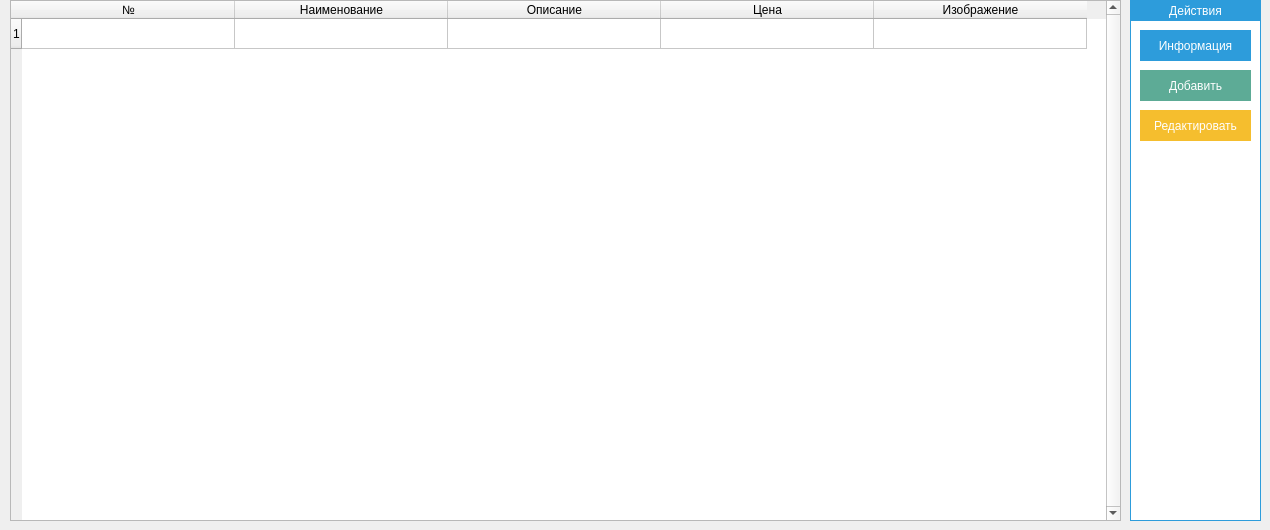
    <widget class="QWidget" name="tab">
     <attribute name="title">
      <string>Tab 1</string>
     </attribute>
     <widget class="QFrame" name="frame_2">
      <property name="geometry">
       <rect>
        <x>1130</x>
        <y>0</y>
        <width>131</width>
        <height>521</height>
       </rect>
      </property>
      <property name="styleSheet">
       <string notr="true">background: #fff;
border: 1px solid #2D9CDB;
box-sizing: border-box;</string>
      </property>
      <property name="frameShape">
       <enum>QFrame::StyledPanel</enum>
      </property>
      <property name="frameShadow">
       <enum>QFrame::Raised</enum>
      </property>
      <widget class="QLabel" name="doLabel">
       <property name="geometry">
        <rect>
         <x>0</x>
         <y>0</y>
         <width>131</width>
         <height>21</height>
        </rect>
       </property>
       <property name="font">
        <font>
         <family>Arial</family>
         <weight>50</weight>
         <italic>false</italic>
         <bold>false</bold>
        </font>
       </property>
       <property name="styleSheet">
        <string notr="true">background:#2D9CDB;
color: #fff;
</string>
       </property>
       <property name="text">
        <string>Действия</string>
       </property>
       <property name="textFormat">
        <enum>Qt::MarkdownText</enum>
       </property>
       <property name="alignment">
        <set>Qt::AlignCenter</set>
       </property>
      </widget>
      <widget class="QPushButton" name="udateProdButton">
       <property name="geometry">
        <rect>
         <x>10</x>
         <y>110</y>
         <width>111</width>
         <height>31</height>
        </rect>
       </property>
       <property name="font">
        <font>
         <family>Arial</family>
        </font>
       </property>
       <property name="styleSheet">
        <string notr="true">QPushButton{
background: #F5BE2E;
border:none;
line-height: 14px;
color: #fff;}
QPushButton:hover{
background: #F5CE32;
}
QPushButton:pressed{
background:  #F5BE2E;
}</string>
       </property>
       <property name="text">
        <string>Редактировать</string>
       </property>
      </widget>
      <widget class="QPushButton" name="addProdButton">
       <property name="geometry">
        <rect>
         <x>10</x>
         <y>70</y>
         <width>111</width>
         <height>31</height>
        </rect>
       </property>
       <property name="font">
        <font>
         <family>Arial</family>
        </font>
       </property>
       <property name="styleSheet">
        <string notr="true">QPushButton{
background: #5DAB96;
border:none;
line-height: 14px;
color: #fff;}
QPushButton:hover{
background: #3BAD8C;
}
QPushButton:pressed{
background:  #5DAB96;
}</string>
       </property>
       <property name="text">
        <string>Добавить</string>
       </property>
      </widget>
      <widget class="QPushButton" name="infoProdButton">
       <property name="geometry">
        <rect>
         <x>10</x>
         <y>30</y>
         <width>111</width>
         <height>31</height>
        </rect>
       </property>
       <property name="font">
        <font>
         <family>Arial</family>
        </font>
       </property>
       <property name="styleSheet">
        <string notr="true">QPushButton{
background: #2D9CDB;
border:none;
line-height: 14px;
color: #fff;}
QPushButton:hover{
background: #005da7;
}
QPushButton:pressed{
background:  #2D9CDB;
}</string>
       </property>
       <property name="text">
        <string>Информация</string>
       </property>
      </widget>
     </widget>
     <widget class="QTableWidget" name="tableProdWidget">
      <property name="geometry">
       <rect>
        <x>10</x>
        <y>0</y>
        <width>1111</width>
        <height>521</height>
       </rect>
      </property>
      <property name="minimumSize">
       <size>
        <width>1111</width>
        <height>0</height>
       </size>
      </property>
      <property name="maximumSize">
       <size>
        <width>1111</width>
        <height>521</height>
       </size>
      </property>
      <property name="font">
       <font>
        <family>Arial</family>
       </font>
      </property>
      <property name="styleSheet">
       <string notr="true">QTableWidget{
	background-color: #fff;
	border: none
}

QHeaderView::section{
	background-color: #2D9CDB;
 	border: none;
	height: 40px;
	padding-left: 10px;
	color: #fff;
}
QTableWidget::section{
	background-color: #2D9CDB
}
border-style: none
background-color: #fff;</string>
      </property>
      <property name="frameShape">
       <enum>QFrame::StyledPanel</enum>
      </property>
      <property name="frameShadow">
       <enum>QFrame::Plain</enum>
      </property>
      <property name="verticalScrollBarPolicy">
       <enum>Qt::ScrollBarAlwaysOn</enum>
      </property>
      <property name="horizontalScrollBarPolicy">
       <enum>Qt::ScrollBarAsNeeded</enum>
      </property>
      <property name="sizeAdjustPolicy">
       <enum>QAbstractScrollArea::AdjustIgnored</enum>
      </property>
      <property name="editTriggers">
       <set>QAbstractItemView::NoEditTriggers</set>
      </property>
      <property name="tabKeyNavigation">
       <bool>false</bool>
      </property>
      <property name="showDropIndicator" stdset="0">
       <bool>false</bool>
      </property>
      <property name="dragDropOverwriteMode">
       <bool>false</bool>
      </property>
      <property name="defaultDropAction">
       <enum>Qt::MoveAction</enum>
      </property>
      <property name="selectionMode">
       <enum>QAbstractItemView::SingleSelection</enum>
      </property>
      <property name="selectionBehavior">
       <enum>QAbstractItemView::SelectRows</enum>
      </property>
      <property name="textElideMode">
       <enum>Qt::ElideRight</enum>
      </property>
      <property name="verticalScrollMode">
       <enum>QAbstractItemView::ScrollPerPixel</enum>
      </property>
      <property name="horizontalScrollMode">
       <enum>QAbstractItemView::ScrollPerPixel</enum>
      </property>
      <property name="showGrid">
       <bool>true</bool>
      </property>
      <property name="gridStyle">
       <enum>Qt::SolidLine</enum>
      </property>
      <property name="sortingEnabled">
       <bool>true</bool>
      </property>
      <property name="wordWrap">
       <bool>true</bool>
      </property>
      <property name="cornerButtonEnabled">
       <bool>true</bool>
      </property>
      <property name="rowCount">
       <number>1</number>
      </property>
      <property name="columnCount">
       <number>5</number>
      </property>
      <attribute name="horizontalHeaderDefaultSectionSize">
       <number>213</number>
      </attribute>
      <attribute name="horizontalHeaderHighlightSections">
       <bool>true</bool>
      </attribute>
      <row/>
      <column>
       <property name="text">
        <string>№</string>
       </property>
      </column>
      <column>
       <property name="text">
        <string>Наименование</string>
       </property>
      </column>
      <column>
       <property name="text">
        <string>Описание</string>
       </property>
      </column>
      <column>
       <property name="text">
        <string>Цена</string>
       </property>
      </column>
      <column>
       <property name="text">
        <string>Изображение</string>
       </property>
      </column>
     </widget>
    </widget>
